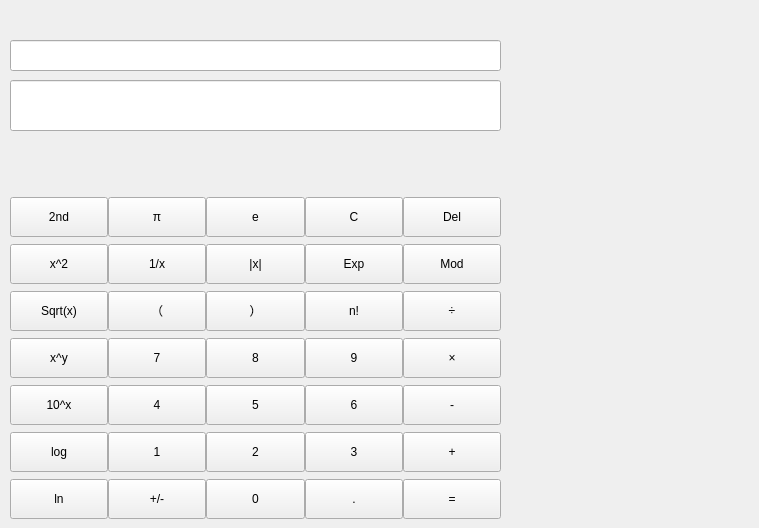
<?xml version="1.0" encoding="UTF-8"?>
<ui version="4.0">
 <class>Widget</class>
 <widget class="QWidget" name="Widget">
  <property name="geometry">
   <rect>
    <x>0</x>
    <y>0</y>
    <width>759</width>
    <height>528</height>
   </rect>
  </property>
  <property name="windowTitle">
   <string>Widget</string>
  </property>
  <widget class="QWidget" name="layoutWidget">
   <property name="geometry">
    <rect>
     <x>10</x>
     <y>190</y>
     <width>491</width>
     <height>341</height>
    </rect>
   </property>
   <layout class="QGridLayout" name="key_board">
    <property name="spacing">
     <number>0</number>
    </property>
    <item row="4" column="0">
     <widget class="QPushButton" name="tenfold_button">
      <property name="minimumSize">
       <size>
        <width>0</width>
        <height>40</height>
       </size>
      </property>
      <property name="text">
       <string>10^x</string>
      </property>
     </widget>
    </item>
    <item row="4" column="3">
     <widget class="QPushButton" name="six_button">
      <property name="minimumSize">
       <size>
        <width>0</width>
        <height>40</height>
       </size>
      </property>
      <property name="text">
       <string>6</string>
      </property>
     </widget>
    </item>
    <item row="4" column="2">
     <widget class="QPushButton" name="five_button">
      <property name="minimumSize">
       <size>
        <width>0</width>
        <height>40</height>
       </size>
      </property>
      <property name="text">
       <string>5</string>
      </property>
     </widget>
    </item>
    <item row="2" column="3">
     <widget class="QPushButton" name="factorial_button">
      <property name="minimumSize">
       <size>
        <width>0</width>
        <height>40</height>
       </size>
      </property>
      <property name="text">
       <string>n!</string>
      </property>
     </widget>
    </item>
    <item row="0" column="0">
     <widget class="QPushButton" name="second_function_button">
      <property name="minimumSize">
       <size>
        <width>0</width>
        <height>40</height>
       </size>
      </property>
      <property name="text">
       <string>2nd</string>
      </property>
     </widget>
    </item>
    <item row="2" column="2">
     <widget class="QPushButton" name="right_parenthisis_button">
      <property name="minimumSize">
       <size>
        <width>0</width>
        <height>40</height>
       </size>
      </property>
      <property name="text">
       <string>）</string>
      </property>
     </widget>
    </item>
    <item row="3" column="0">
     <widget class="QPushButton" name="power_button">
      <property name="minimumSize">
       <size>
        <width>0</width>
        <height>40</height>
       </size>
      </property>
      <property name="text">
       <string>x^y</string>
      </property>
     </widget>
    </item>
    <item row="3" column="1">
     <widget class="QPushButton" name="seven_button">
      <property name="minimumSize">
       <size>
        <width>0</width>
        <height>40</height>
       </size>
      </property>
      <property name="text">
       <string>7</string>
      </property>
     </widget>
    </item>
    <item row="0" column="2">
     <widget class="QPushButton" name="e_button">
      <property name="minimumSize">
       <size>
        <width>0</width>
        <height>40</height>
       </size>
      </property>
      <property name="text">
       <string>e</string>
      </property>
     </widget>
    </item>
    <item row="5" column="4">
     <widget class="QPushButton" name="add_button">
      <property name="minimumSize">
       <size>
        <width>0</width>
        <height>40</height>
       </size>
      </property>
      <property name="text">
       <string>+</string>
      </property>
     </widget>
    </item>
    <item row="3" column="4">
     <widget class="QPushButton" name="multiply_button">
      <property name="minimumSize">
       <size>
        <width>0</width>
        <height>40</height>
       </size>
      </property>
      <property name="text">
       <string>×</string>
      </property>
     </widget>
    </item>
    <item row="6" column="2">
     <widget class="QPushButton" name="zero_button">
      <property name="minimumSize">
       <size>
        <width>0</width>
        <height>40</height>
       </size>
      </property>
      <property name="text">
       <string>0</string>
      </property>
     </widget>
    </item>
    <item row="6" column="1">
     <widget class="QPushButton" name="sign_button">
      <property name="minimumSize">
       <size>
        <width>0</width>
        <height>40</height>
       </size>
      </property>
      <property name="text">
       <string>+/-</string>
      </property>
     </widget>
    </item>
    <item row="0" column="1">
     <widget class="QPushButton" name="pai_button">
      <property name="minimumSize">
       <size>
        <width>0</width>
        <height>40</height>
       </size>
      </property>
      <property name="text">
       <string>π</string>
      </property>
     </widget>
    </item>
    <item row="4" column="1">
     <widget class="QPushButton" name="four_button">
      <property name="minimumSize">
       <size>
        <width>0</width>
        <height>40</height>
       </size>
      </property>
      <property name="text">
       <string>4</string>
      </property>
     </widget>
    </item>
    <item row="3" column="2">
     <widget class="QPushButton" name="eight_button">
      <property name="minimumSize">
       <size>
        <width>0</width>
        <height>40</height>
       </size>
      </property>
      <property name="text">
       <string>8</string>
      </property>
     </widget>
    </item>
    <item row="2" column="1">
     <widget class="QPushButton" name="left_parenthisis_button">
      <property name="minimumSize">
       <size>
        <width>0</width>
        <height>40</height>
       </size>
      </property>
      <property name="text">
       <string>（</string>
      </property>
     </widget>
    </item>
    <item row="5" column="1">
     <widget class="QPushButton" name="one_button">
      <property name="minimumSize">
       <size>
        <width>0</width>
        <height>40</height>
       </size>
      </property>
      <property name="text">
       <string>1</string>
      </property>
     </widget>
    </item>
    <item row="1" column="1">
     <widget class="QPushButton" name="inverse_button">
      <property name="minimumSize">
       <size>
        <width>0</width>
        <height>40</height>
       </size>
      </property>
      <property name="text">
       <string>1/x</string>
      </property>
     </widget>
    </item>
    <item row="4" column="4">
     <widget class="QPushButton" name="minus_button">
      <property name="minimumSize">
       <size>
        <width>0</width>
        <height>40</height>
       </size>
      </property>
      <property name="text">
       <string>-</string>
      </property>
     </widget>
    </item>
    <item row="0" column="3">
     <widget class="QPushButton" name="clear_button">
      <property name="minimumSize">
       <size>
        <width>0</width>
        <height>40</height>
       </size>
      </property>
      <property name="text">
       <string>C</string>
      </property>
     </widget>
    </item>
    <item row="3" column="3">
     <widget class="QPushButton" name="nine_button">
      <property name="minimumSize">
       <size>
        <width>0</width>
        <height>40</height>
       </size>
      </property>
      <property name="text">
       <string>9</string>
      </property>
     </widget>
    </item>
    <item row="2" column="4">
     <widget class="QPushButton" name="divided_button">
      <property name="minimumSize">
       <size>
        <width>0</width>
        <height>40</height>
       </size>
      </property>
      <property name="text">
       <string>÷</string>
      </property>
     </widget>
    </item>
    <item row="6" column="0">
     <widget class="QPushButton" name="ln_button">
      <property name="minimumSize">
       <size>
        <width>0</width>
        <height>40</height>
       </size>
      </property>
      <property name="text">
       <string>ln</string>
      </property>
     </widget>
    </item>
    <item row="1" column="2">
     <widget class="QPushButton" name="abs_button">
      <property name="minimumSize">
       <size>
        <width>0</width>
        <height>40</height>
       </size>
      </property>
      <property name="text">
       <string>|x|</string>
      </property>
     </widget>
    </item>
    <item row="1" column="4">
     <widget class="QPushButton" name="mod_button">
      <property name="minimumSize">
       <size>
        <width>0</width>
        <height>40</height>
       </size>
      </property>
      <property name="text">
       <string>Mod</string>
      </property>
     </widget>
    </item>
    <item row="6" column="3">
     <widget class="QPushButton" name="dot_button">
      <property name="minimumSize">
       <size>
        <width>0</width>
        <height>40</height>
       </size>
      </property>
      <property name="text">
       <string>.</string>
      </property>
     </widget>
    </item>
    <item row="1" column="3">
     <widget class="QPushButton" name="exp_button">
      <property name="minimumSize">
       <size>
        <width>0</width>
        <height>40</height>
       </size>
      </property>
      <property name="text">
       <string>Exp</string>
      </property>
     </widget>
    </item>
    <item row="5" column="2">
     <widget class="QPushButton" name="two_button">
      <property name="minimumSize">
       <size>
        <width>0</width>
        <height>40</height>
       </size>
      </property>
      <property name="text">
       <string>2</string>
      </property>
     </widget>
    </item>
    <item row="5" column="0">
     <widget class="QPushButton" name="log_button">
      <property name="minimumSize">
       <size>
        <width>0</width>
        <height>40</height>
       </size>
      </property>
      <property name="text">
       <string>log</string>
      </property>
     </widget>
    </item>
    <item row="0" column="4">
     <widget class="QPushButton" name="del_button">
      <property name="minimumSize">
       <size>
        <width>80</width>
        <height>40</height>
       </size>
      </property>
      <property name="text">
       <string>Del</string>
      </property>
     </widget>
    </item>
    <item row="6" column="4">
     <widget class="QPushButton" name="equal_button">
      <property name="minimumSize">
       <size>
        <width>0</width>
        <height>40</height>
       </size>
      </property>
      <property name="text">
       <string>=</string>
      </property>
     </widget>
    </item>
    <item row="1" column="0">
     <widget class="QPushButton" name="squre_button">
      <property name="minimumSize">
       <size>
        <width>0</width>
        <height>40</height>
       </size>
      </property>
      <property name="text">
       <string>x^2</string>
      </property>
     </widget>
    </item>
    <item row="2" column="0">
     <widget class="QPushButton" name="sqrt_button">
      <property name="minimumSize">
       <size>
        <width>0</width>
        <height>40</height>
       </size>
      </property>
      <property name="text">
       <string>Sqrt(x)</string>
      </property>
     </widget>
    </item>
    <item row="5" column="3">
     <widget class="QPushButton" name="three_button">
      <property name="minimumSize">
       <size>
        <width>0</width>
        <height>40</height>
       </size>
      </property>
      <property name="text">
       <string>3</string>
      </property>
     </widget>
    </item>
   </layout>
  </widget>
  <widget class="QLineEdit" name="now_edit_expression">
   <property name="geometry">
    <rect>
     <x>10</x>
     <y>80</y>
     <width>491</width>
     <height>51</height>
    </rect>
   </property>
  </widget>
  <widget class="QLineEdit" name="last_edit_expression">
   <property name="geometry">
    <rect>
     <x>10</x>
     <y>40</y>
     <width>491</width>
     <height>31</height>
    </rect>
   </property>
  </widget>
 </widget>
 <resources/>
 <connections/>
</ui>
